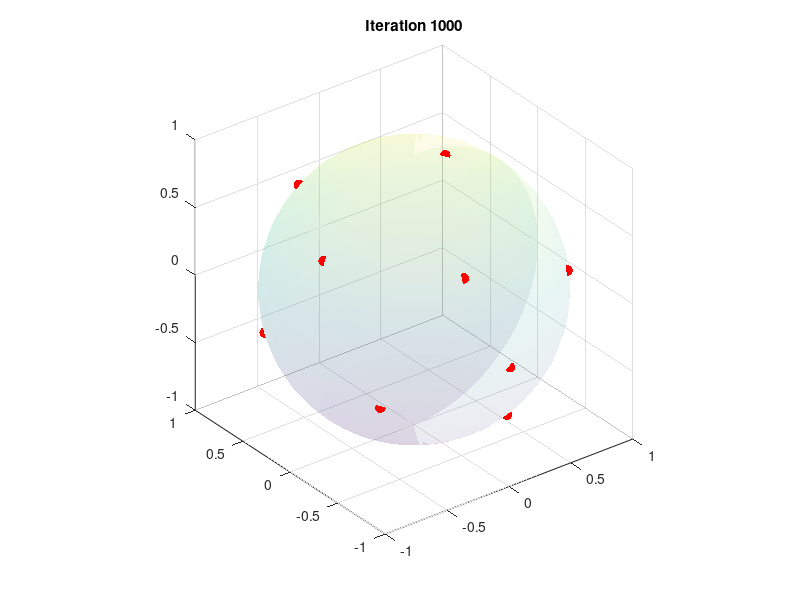

MATLAB code for this plot:
clear; clc; close all;

% PARAMETERS
numAgents = 15;
iterations = 1000;

% Random points on the unit sphere
agents = randn(numAgents,3);
agents = agents ./ vecnorm(agents,2,2);

% store positions for animation
history = zeros(numAgents,3,iterations);

% ================= COMPUTATION =================
for k = 1:iterations

    % Compute convex hull
    K = convhull(agents(:,1),agents(:,2),agents(:,3));

    % Voronoi vertices (face normals)
    numFaces = size(K,1);
    V = zeros(numFaces,3);

    for i = 1:numFaces
        p1 = agents(K(i,1),:);
        p2 = agents(K(i,2),:);
        p3 = agents(K(i,3),:);

        n = cross(p2-p1, p3-p1);
        n = n / norm(n);

        V(i,:) = n;
    end

    newAgents = zeros(size(agents));

    % Compute centroids
    for i = 1:numAgents

        faces = any(K==i,2);
        verts = V(faces,:);

        if isempty(verts)
            newAgents(i,:) = agents(i,:);
            continue
        end

        c = mean(verts,1);
        c = c / norm(c); % project to sphere

        newAgents(i,:) = c;

    end

    agents = newAgents;

    % store for animation
    history(:,:,k) = agents;

end

%% ================= ANIMATION =================
figure;
view(3);
grid on;
axis equal;
hold on;

% draw sphere
[xs,ys,zs] = sphere(50);
surf(xs,ys,zs,'FaceAlpha',0.1,'EdgeColor','none')

% initial points
pts = history(:,:,1);

points = scatter3(pts(:,1),pts(:,2),pts(:,3),60,'r','filled');

for k = 1:iterations

    pts = history(:,:,k);

    set(points, ...
        'XData', pts(:,1), ...
        'YData', pts(:,2), ...
        'ZData', pts(:,3));

    title(['Iteration ', num2str(k)])
    drawnow;
    pause(0.01);
end
